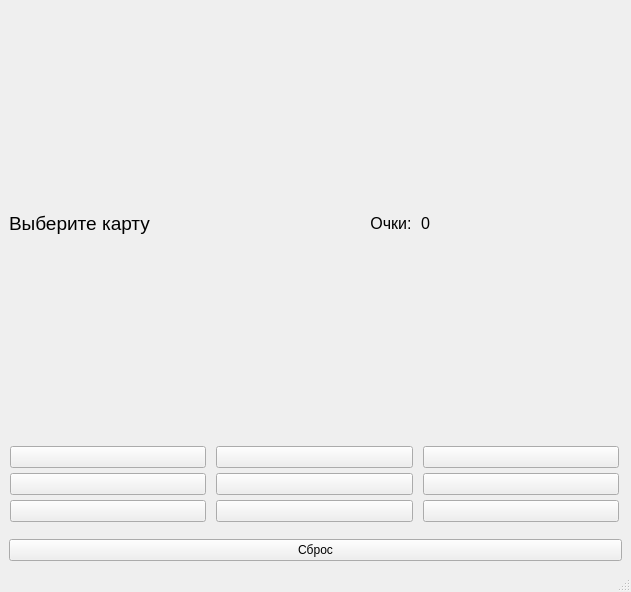
<?xml version="1.0" encoding="UTF-8"?>
<ui version="4.0">
 <class>GameWindow</class>
 <widget class="QMainWindow" name="GameWindow">
  <property name="geometry">
   <rect>
    <x>0</x>
    <y>0</y>
    <width>631</width>
    <height>592</height>
   </rect>
  </property>
  <property name="windowTitle">
   <string>Карточная игра</string>
  </property>
  <widget class="QWidget" name="centralwidget">
   <layout class="QGridLayout" name="gridLayout">
    <item row="1" column="0" colspan="2">
     <layout class="QGridLayout" name="gridLayout_3">
      <property name="leftMargin">
       <number>1</number>
      </property>
      <property name="topMargin">
       <number>2</number>
      </property>
      <property name="rightMargin">
       <number>3</number>
      </property>
      <property name="bottomMargin">
       <number>11</number>
      </property>
      <property name="horizontalSpacing">
       <number>10</number>
      </property>
      <property name="verticalSpacing">
       <number>5</number>
      </property>
      <item row="0" column="1">
       <widget class="QPushButton" name="pushButton_2">
        <property name="text">
         <string/>
        </property>
       </widget>
      </item>
      <item row="1" column="2">
       <widget class="QPushButton" name="pushButton_9">
        <property name="text">
         <string/>
        </property>
       </widget>
      </item>
      <item row="1" column="1">
       <widget class="QPushButton" name="pushButton_6">
        <property name="text">
         <string/>
        </property>
       </widget>
      </item>
      <item row="0" column="2">
       <widget class="QPushButton" name="pushButton_8">
        <property name="text">
         <string/>
        </property>
       </widget>
      </item>
      <item row="2" column="2">
       <widget class="QPushButton" name="pushButton_10">
        <property name="text">
         <string/>
        </property>
       </widget>
      </item>
      <item row="2" column="0">
       <widget class="QPushButton" name="pushButton_4">
        <property name="text">
         <string/>
        </property>
       </widget>
      </item>
      <item row="1" column="0">
       <widget class="QPushButton" name="pushButton_5">
        <property name="text">
         <string/>
        </property>
       </widget>
      </item>
      <item row="2" column="1">
       <widget class="QPushButton" name="pushButton_7">
        <property name="text">
         <string/>
        </property>
       </widget>
      </item>
      <item row="0" column="0">
       <widget class="QPushButton" name="pushButton_3">
        <property name="text">
         <string/>
        </property>
       </widget>
      </item>
     </layout>
    </item>
    <item row="3" column="0" colspan="2">
     <widget class="QPushButton" name="pushButton">
      <property name="text">
       <string>Сброс</string>
      </property>
     </widget>
    </item>
    <item row="0" column="0" colspan="2">
     <layout class="QHBoxLayout" name="horizontalLayout">
      <property name="spacing">
       <number>5</number>
      </property>
      <item>
       <widget class="QLabel" name="label_2">
        <property name="font">
         <font>
          <pointsize>14</pointsize>
         </font>
        </property>
        <property name="text">
         <string>Выберите карту</string>
        </property>
       </widget>
      </item>
      <item>
       <widget class="QLabel" name="label">
        <property name="font">
         <font>
          <pointsize>12</pointsize>
         </font>
        </property>
        <property name="text">
         <string>Очки: </string>
        </property>
        <property name="alignment">
         <set>Qt::AlignRight|Qt::AlignTrailing|Qt::AlignVCenter</set>
        </property>
       </widget>
      </item>
      <item>
       <widget class="QLabel" name="label_3">
        <property name="font">
         <font>
          <pointsize>12</pointsize>
         </font>
        </property>
        <property name="text">
         <string>0</string>
        </property>
       </widget>
      </item>
     </layout>
    </item>
   </layout>
  </widget>
  <widget class="QMenuBar" name="menubar">
   <property name="geometry">
    <rect>
     <x>0</x>
     <y>0</y>
     <width>631</width>
     <height>25</height>
    </rect>
   </property>
  </widget>
  <widget class="QStatusBar" name="statusbar"/>
 </widget>
 <resources/>
 <connections/>
</ui>
